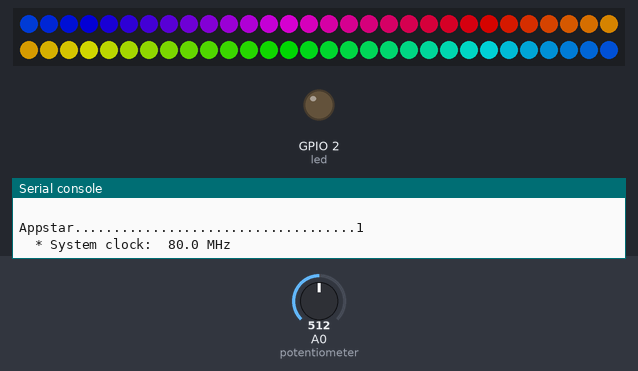
Bench run of a program on a simulated ESP8266 board running MicroPython. Shown: 60 RGB LEDs in strip order, left to right, continuing on the next row, output pins drawn as LEDs (lit = HIGH, except the on-board LED, lit = LOW), the last lines printed to the serial console. The inputs (shaded band) are chosen by the test bench; at power-on: A0 (potentiometer) = 512 (analog values on the 0–1023 scale). Dim RGB values are drawn brighter than linear.

Above: at 1.2 s.
1.3 s: A0 (potentiometer) set to 0
At 2.0 s:
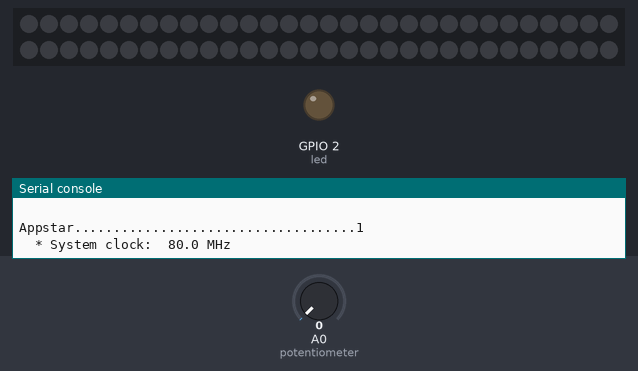
2.8 s: A0 (potentiometer) set to 122
At 4.1 s:
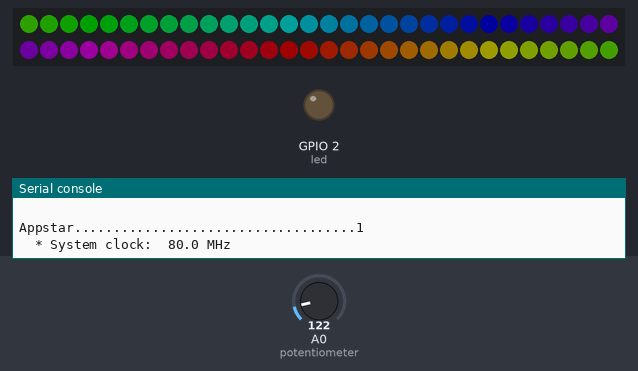
5.0 s: A0 (potentiometer) set to 306
At 8.1 s:
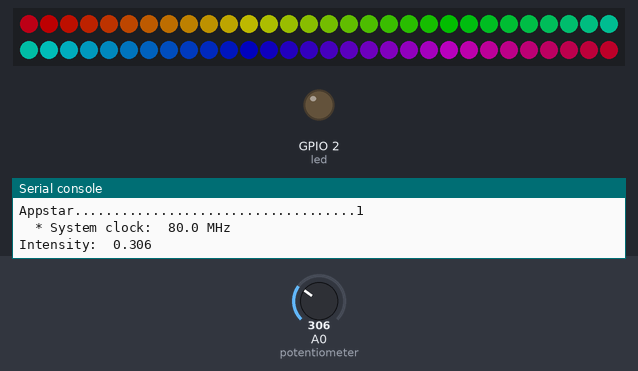
Timing chart, 0 to 9.6 s (numbered marks = the images above; inputs shaded):
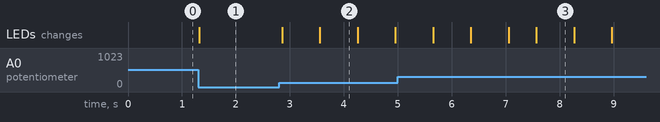

The program:

main.py
```python
# rainbow
import machine
# import network
import time
import sys
import neopixel


def hsv_to_rgb(h, s, v):
    if v > 1.0:
        v = 1.0
    if s == 0.0:
        return v, v, v
    i = int(h*6.0) # XXX assume int() truncates!
    f = (h*6.0) - i
    p = v*(1.0 - s)
    q = v*(1.0 - s*f)
    t = v*(1.0 - s*(1.0-f))
    i = i%6
    if i == 0:
        return v, t, p
    if i == 1:
        return q, v, p
    if i == 2:
        return p, v, t
    if i == 3:
        return p, q, v
    if i == 4:
        return t, p, v
    if i == 5:
        return v, p, q


pin_ledStrip = 4
pin_integratedLed = 2

print('\r\nAppstar....................................1')
print( "\t* System clock: ", machine.freq() / 1000000, "MHz")
led = machine.Pin(pin_integratedLed, machine.Pin.OUT)
led.off()
# Network connect
# wlan = network.WLAN(network.STA_IF)
# WiFi_connect.conn1(wlan)
led.on()


########################################### LED Strip
leds_cnt = 60
leds = neopixel.NeoPixel(machine.Pin(pin_ledStrip), leds_cnt)
SEPERATION = 60
leds_intensity = 1.0


########################################### potentiometer
# init at pin A0
potentiometer = machine.ADC(0)


#####################################
while True:

    for j in range(300):
        for i in range(leds.n):
            leds_intensity = potentiometer.read() / 1000.0
            r,g,b = hsv_to_rgb(float(j)/float(50)+i/SEPERATION, 1, leds_intensity)
            leds[i] = (int(r*255), int(g*255), int(b*255))
        leds.write()
        # time.sleep(.1)

    print('Intensity: ', leds_intensity)
```

Measured:
- after the input at 1.3 s, the LEDs: change at once (image 1)
- after the input at 2.8 s, the LEDs: first change after 0.05 s (image 2 shows a later state)
- what the display in image 2 shows lasts 0.7 s, from 3.6 s to 4.3 s
